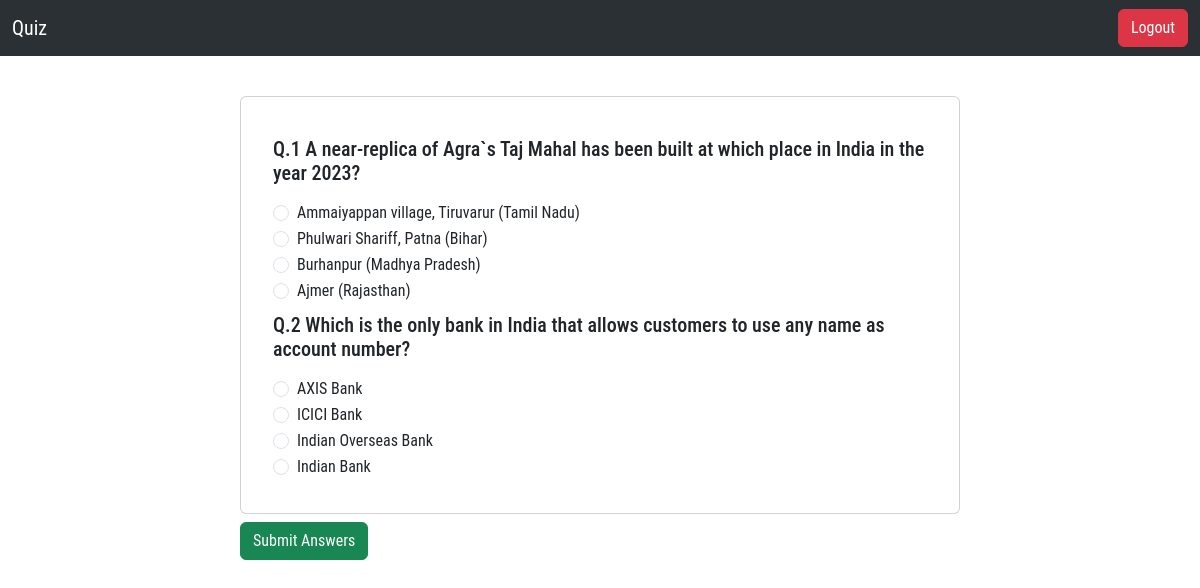
/quizpage (signed in), run on an earlier commit of the app's database.
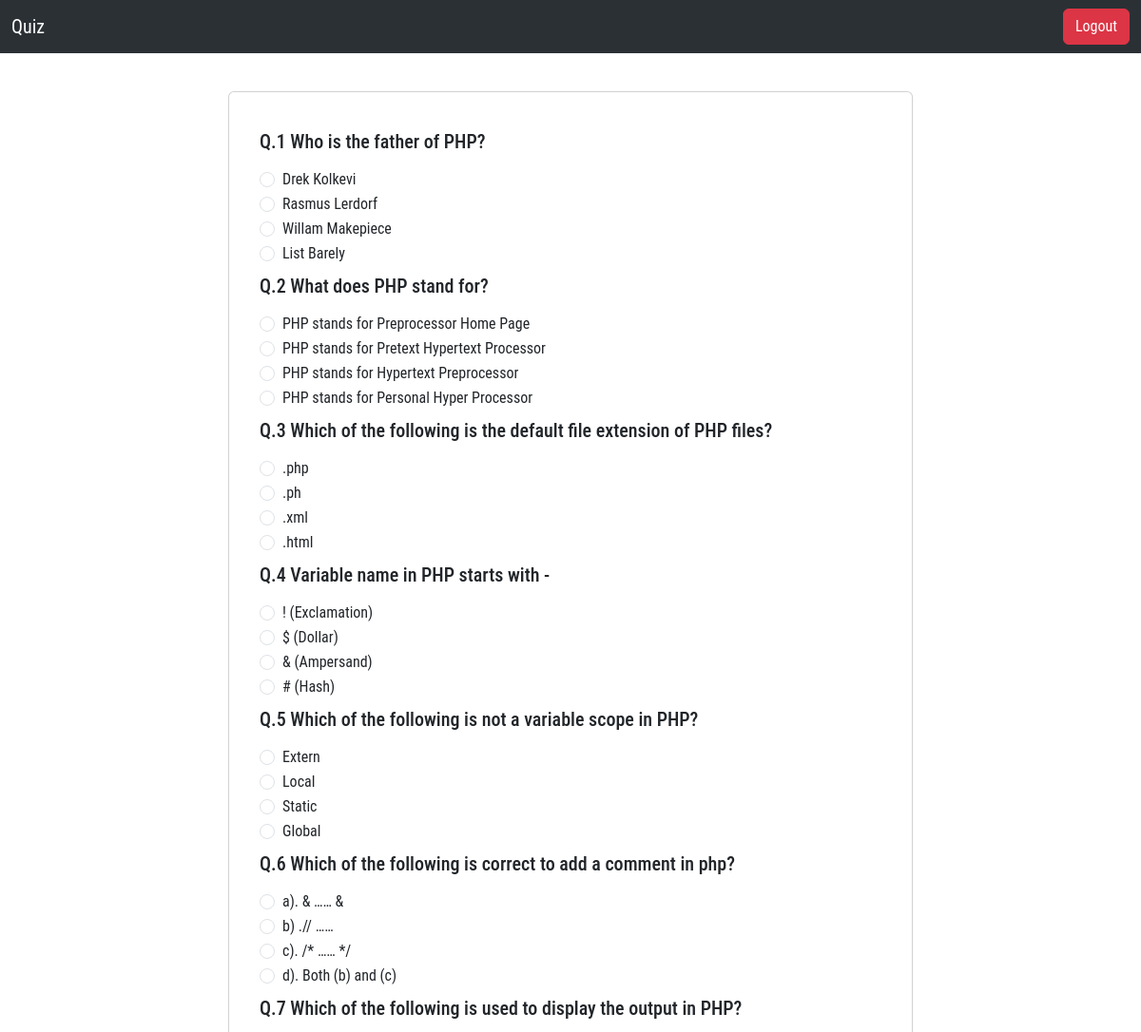
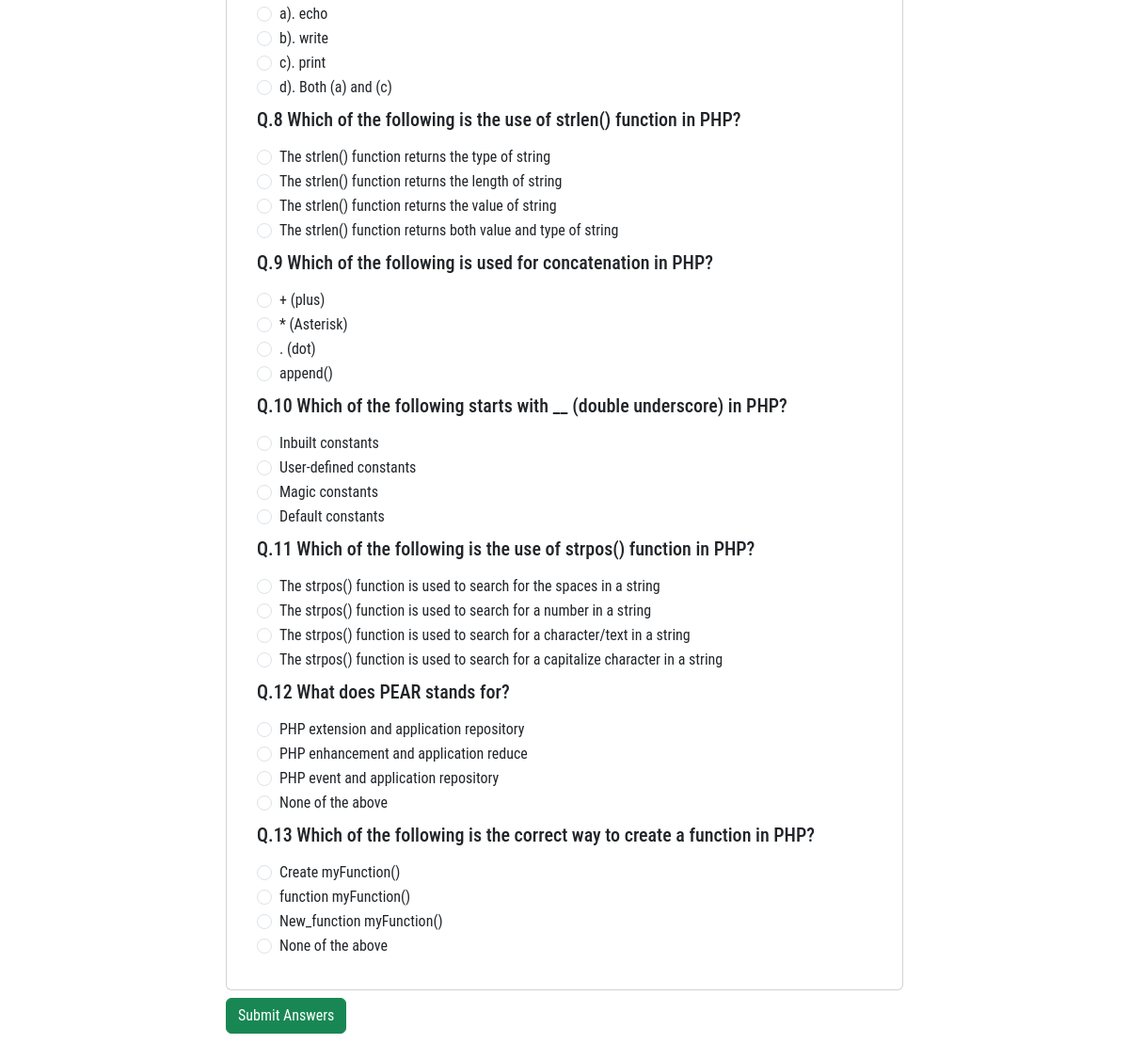
And on a later commit of the database (2 pictures, top to bottom).
### tables this page shows
CREATE TABLE `questions` (
  `id` int(11) NOT NULL,
  `questions_name` varchar(255) NOT NULL,
  `option_1` varchar(255) NOT NULL,
  `option_2` varchar(255) NOT NULL,
  `option_3` varchar(255) NOT NULL,
  `option_4` varchar(255) NOT NULL,
  `answer` varchar(255) NOT NULL,
  `quiz_id` varchar(10) NOT NULL,
  `create_at` timestamp NOT NULL DEFAULT current_timestamp(),
  `update_at` timestamp NOT NULL DEFAULT current_timestamp()
);

### index.php (called while the page is built)
<?php
require_once("Controller/Controller.php");
?>

### Model/Model.php (called while the page is built, shortened)
<?php
class Model
{
    function __construct(protected $connection = null)
    {
        try {
            $this->connection = new mysqli("localhost", "root", "", "project_oes");
        } catch (\Exception $e) {
            $ErrorMsg = PHP_EOL . "Error Date Time >>> " . date('d-m-Y h:i:s A') . PHP_EOL . "Error Msg >>> " . $e->getMessage() . PHP_EOL;
            if (!file_exists('log')) {
                mkdir("log");
            }
            $FileName = date('d_m_Y');
            file_put_contents("log/" . $FileName . "_log.txt", $ErrorMsg, FILE_APPEND);
        }
    }
    function Select($tbl, $where = null)
    {
        $SQL = " SELECT * FROM $tbl";
        $SQLEx = $this->connection->query($SQL);
        if ($SQLEx->num_rows > 0) {
            while ($data = $SQLEx->fetch_object()) {
                $FetchData[] = $data;
            }
            $Responce['Code'] = "1";
            $Responce['Msg'] = "Msg";
            $Responce['Data'] = $FetchData;
        } else {
            $Responce['Code'] = "0";
            $Responce['Msg'] = "Try Again";
            $Responce['Data'] = "0";
        }
        return $Responce;
    }
}
?>

### View/quizpage.php (the view, shortened to what this page needs)
<!DOCTYPE html>
<html lang="en">
<head>
    <link href="https://cdn.jsdelivr.net/npm/bootstrap@5.3.0-alpha1/dist/css/bootstrap.min.css" rel="stylesheet">
    <link rel="stylesheet" href="css/style.css">
</head>
<body>
    <section class="main-section">
        <nav class="navbar navbar-expand-lg bg-body-tertiary bg-dark" data-bs-theme="dark">
            <div class="container-fluid">
                <a class="navbar-brand" href="quizpage">Quiz</a>
                <div class="collapse navbar-collapse" id="navbarSupportedContent">
                    <div class="d-flex">
                        <a class="btn btn-danger" href="logout">Logout</a>
                    </div>
                </div>
            </div>
        </nav>
        <form method="post">
            <div class="container">
                <div class="row justify-content-center">
                    <div class="col-md-8">
                        <div class="card my-2 p-3">
                            <div class="card-body">
                                <?php
                                $i = 0;
                                foreach ($Viewquestion['Data'] as $key => $value) {
                                    $i++ ?>
                                    <h5 class="card-title py-2">Q.<?php echo $i . " " . $value->questions_name; ?> </h5>
                                    <div class="form-check">
                                        <input type="radio" class="form-check-input" name="<?php echo $value->id; ?>" value="<?php echo $value->option_1; ?>">
                                        <?php echo $value->option_1; ?>
                                    </div>
                                    <div class="form-check">
                                        <input type="radio" class="form-check-input" name="<?php echo $value->id; ?>" value="<?php echo $value->option_2; ?>">
                                        <?php echo $value->option_2; ?>
                                    </div>
                                    <div class="form-check">
                                        <input type="radio" class="form-check-input" name="<?php echo $value->id; ?>" value="<?php echo $value->option_3; ?>">
                                        <?php echo $value->option_3; ?>
                                    </div>
                                    <div class="form-check">
                                        <input type="radio" class="form-check-input" name="<?php echo $value->id; ?>" value="<?php echo $value->option_4; ?>">
                                        <?php echo $value->option_4; ?>
                                    </div>
                                <?php  }
                                ?>
                            </div>
                        </div>
                    </div>
                    <div class="col-md-8 mb-5">
                        <button type="submit" class="btn btn-success" name="answer-submit">Submit Answers</button>
                    </div>
                </div>
            </div>
        </form>
    </section>
</body>
</html>

What changed in the data, as far as the page shows it:
removed questions: questions_name "A near-replica of Agra`s Taj Mahal has been built at which place in India in the year 2023?", option_1 "Ammaiyappan village, Tiruvarur (Tamil Nadu)", option_2 "Phulwari Shariff, Patna (Bihar)", option_3 "Burhanpur (Madhya Pradesh)", option_4 "Ajmer (Rajasthan)"
removed questions: questions_name "Which is the only bank in India that allows customers to use any name as account number?", option_1 "AXIS Bank", option_2 "ICICI Bank", option_3 "Indian Overseas Bank", option_4 "Indian Bank"
added questions: questions_name "Who is the father of PHP?", option_1 "Drek Kolkevi", option_2 "Rasmus Lerdorf", option_3 "Willam Makepiece", option_4 "List Barely"
added questions: questions_name "What does PHP stand for?", option_1 "PHP stands for Preprocessor Home Page", option_2 "PHP stands for Pretext Hypertext Processor", option_3 "PHP stands for Hypertext Preprocessor", option_4 "PHP stands for Personal Hyper Processor"
added questions: questions_name "Which of the following is the default file extension of PHP files?", option_1 ".php", option_2 ".ph", option_3 ".xml", option_4 ".html"
added questions: questions_name "Variable name in PHP starts with -", option_1 "! (Exclamation)", option_2 "$ (Dollar)", option_3 "& (Ampersand)", option_4 "# (Hash)"
added questions: questions_name "Which of the following is not a variable scope in PHP?", option_1 "Extern", option_2 "Local", option_3 "Static", option_4 "Global"
added questions: questions_name "Which of the following is correct to add a comment in php?", option_1 "a). & …… &", option_2 "b) .// ……", option_3 "c). /* …… */", option_4 "d). Both (b) and (c)"
added questions: questions_name "Which of the following is used to display the output in PHP?", option_1 "a). echo", option_2 "b). write", option_3 "c). print", option_4 "d). Both (a) and (c)"
added questions: questions_name "Which of the following is the use of strlen() function in PHP?", option_1 "The strlen() function returns the type of string", option_2 "The strlen() function returns the length of string", option_3 "The strlen() function returns the value of string", option_4 "The strlen() function returns both value and type of string"
added questions: questions_name "Which of the following is used for concatenation in PHP?", option_1 "+ (plus)", option_2 "* (Asterisk)", option_3 ". (dot)", option_4 "append()"
added questions: questions_name "Which of the following starts with __ (double underscore) in PHP?", option_1 "Inbuilt constants", option_2 "User-defined constants", option_3 "Magic constants", option_4 "Default constants"
added questions: questions_name "Which of the following is the use of strpos() function in PHP?", option_1 "The strpos() function is used to search for the spaces in a string", option_2 "The strpos() function is used to search for a number in a string", option_3 "The strpos() function is used to search for a character/text in a string", option_4 "The strpos() function is used to search for a capitalize character in a string"
added questions: questions_name "What does PEAR stands for?", option_1 "PHP extension and application repository", option_2 "PHP enhancement and application reduce", option_3 "PHP event and application repository", option_4 "None of the above"
added questions: questions_name "Which of the following is the correct way to create a function in PHP?", option_1 "Create myFunction()", option_2 "function myFunction()", option_3 "New_function myFunction()", option_4 "None of the above"
